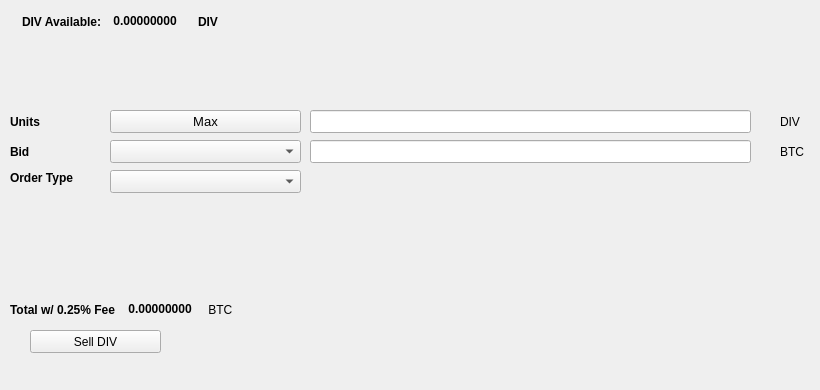
   <widget class="QWidget" name="SellTab">
    <attribute name="title">
     <string>Sell</string>
    </attribute>
    <widget class="QLabel" name="label_16">
     <property name="geometry">
      <rect>
       <x>780</x>
       <y>140</y>
       <width>31</width>
       <height>23</height>
      </rect>
     </property>
     <property name="text">
      <string>BTC</string>
     </property>
    </widget>
    <widget class="QComboBox" name="SellBidcomboBox">
     <property name="geometry">
      <rect>
       <x>110</x>
       <y>140</y>
       <width>191</width>
       <height>23</height>
      </rect>
     </property>
     <property name="font">
      <font>
       <pointsize>10</pointsize>
      </font>
     </property>
    </widget>
    <widget class="QLabel" name="label_18">
     <property name="geometry">
      <rect>
       <x>10</x>
       <y>110</y>
       <width>46</width>
       <height>23</height>
      </rect>
     </property>
     <property name="font">
      <font>
       <weight>75</weight>
       <bold>true</bold>
      </font>
     </property>
     <property name="text">
      <string>Units</string>
     </property>
    </widget>
    <widget class="QPushButton" name="Sell_Max_Amount">
     <property name="geometry">
      <rect>
       <x>110</x>
       <y>110</y>
       <width>191</width>
       <height>23</height>
      </rect>
     </property>
     <property name="font">
      <font>
       <pointsize>10</pointsize>
      </font>
     </property>
     <property name="text">
      <string>Max</string>
     </property>
    </widget>
    <widget class="QLabel" name="label_20">
     <property name="geometry">
      <rect>
       <x>10</x>
       <y>170</y>
       <width>91</width>
       <height>16</height>
      </rect>
     </property>
     <property name="font">
      <font>
       <weight>75</weight>
       <bold>true</bold>
      </font>
     </property>
     <property name="text">
      <string>Order Type</string>
     </property>
    </widget>
    <widget class="QComboBox" name="SellOrdertypeCombo">
     <property name="geometry">
      <rect>
       <x>110</x>
       <y>170</y>
       <width>191</width>
       <height>23</height>
      </rect>
     </property>
     <property name="font">
      <font>
       <pointsize>10</pointsize>
      </font>
     </property>
    </widget>
    <widget class="QLabel" name="label_21">
     <property name="geometry">
      <rect>
       <x>10</x>
       <y>140</y>
       <width>46</width>
       <height>23</height>
      </rect>
     </property>
     <property name="font">
      <font>
       <weight>75</weight>
       <bold>true</bold>
      </font>
     </property>
     <property name="text">
      <string>Bid</string>
     </property>
    </widget>
    <widget class="QLabel" name="label_22">
     <property name="geometry">
      <rect>
       <x>780</x>
       <y>110</y>
       <width>31</width>
       <height>23</height>
      </rect>
     </property>
     <property name="text">
      <string>DIV</string>
     </property>
    </widget>
    <widget class="QLineEdit" name="UnitsInputDIV">
     <property name="geometry">
      <rect>
       <x>310</x>
       <y>110</y>
       <width>441</width>
       <height>23</height>
      </rect>
     </property>
     <property name="font">
      <font>
       <pointsize>9</pointsize>
       <weight>75</weight>
       <bold>true</bold>
      </font>
     </property>
    </widget>
    <widget class="QLineEdit" name="SellBidPriceEdit">
     <property name="geometry">
      <rect>
       <x>310</x>
       <y>140</y>
       <width>441</width>
       <height>23</height>
      </rect>
     </property>
     <property name="font">
      <font>
       <pointsize>9</pointsize>
       <weight>75</weight>
       <bold>true</bold>
      </font>
     </property>
    </widget>
    <widget class="QPushButton" name="SellDIVBTN">
     <property name="geometry">
      <rect>
       <x>30</x>
       <y>330</y>
       <width>131</width>
       <height>23</height>
      </rect>
     </property>
     <property name="text">
      <string>Sell DIV</string>
     </property>
     <property name="icon">
      <iconset resource="../divi">
       <normaloff>:/icons/bitcoin</normaloff>:/icons/bitcoin</iconset>
     </property>
    </widget>
    <widget class="QWidget" name="layoutWidget3">
     <property name="geometry">
      <rect>
       <x>22</x>
       <y>12</y>
       <width>258</width>
       <height>19</height>
      </rect>
     </property>
     <layout class="QHBoxLayout" name="horizontalLayout">
      <item>
       <widget class="QLabel" name="label232_2">
        <property name="font">
         <font>
          <weight>75</weight>
          <bold>true</bold>
         </font>
        </property>
        <property name="text">
         <string>DIV Available:</string>
        </property>
       </widget>
      </item>
      <item>
       <widget class="QLabel" name="DIVAvailableLabel">
        <property name="palette">
         <palette>
          <active>
           <colorrole role="WindowText">
            <brush brushstyle="SolidPattern">
             <color alpha="255">
              <red>0</red>
              <green>0</green>
              <blue>0</blue>
             </color>
            </brush>
           </colorrole>
           <colorrole role="Button">
            <brush brushstyle="SolidPattern">
             <color alpha="255">
              <red>0</red>
              <green>170</green>
              <blue>0</blue>
             </color>
            </brush>
           </colorrole>
           <colorrole role="Light">
            <brush brushstyle="SolidPattern">
             <color alpha="255">
              <red>0</red>
              <green>255</green>
              <blue>0</blue>
             </color>
            </brush>
           </colorrole>
           <colorrole role="Midlight">
            <brush brushstyle="SolidPattern">
             <color alpha="255">
              <red>0</red>
              <green>212</green>
              <blue>0</blue>
             </color>
            </brush>
           </colorrole>
           <colorrole role="Dark">
            <brush brushstyle="SolidPattern">
             <color alpha="255">
              <red>0</red>
              <green>85</green>
              <blue>0</blue>
             </color>
            </brush>
           </colorrole>
           <colorrole role="Mid">
            <brush brushstyle="SolidPattern">
             <color alpha="255">
              <red>0</red>
              <green>113</green>
              <blue>0</blue>
             </color>
            </brush>
           </colorrole>
           <colorrole role="Text">
            <brush brushstyle="SolidPattern">
             <color alpha="255">
              <red>0</red>
              <green>170</green>
              <blue>0</blue>
             </color>
            </brush>
           </colorrole>
           <colorrole role="BrightText">
            <brush brushstyle="SolidPattern">
             <color alpha="255">
              <red>255</red>
              <green>255</green>
              <blue>255</blue>
             </color>
            </brush>
           </colorrole>
           <colorrole role="ButtonText">
            <brush brushstyle="SolidPattern">
             <color alpha="255">
              <red>0</red>
              <green>0</green>
              <blue>0</blue>
             </color>
            </brush>
           </colorrole>
           <colorrole role="Base">
            <brush brushstyle="SolidPattern">
             <color alpha="255">
              <red>255</red>
              <green>255</green>
              <blue>255</blue>
             </color>
            </brush>
           </colorrole>
           <colorrole role="Window">
            <brush brushstyle="SolidPattern">
             <color alpha="255">
              <red>0</red>
              <green>170</green>
              <blue>0</blue>
             </color>
            </brush>
           </colorrole>
           <colorrole role="Shadow">
            <brush brushstyle="SolidPattern">
             <color alpha="255">
              <red>0</red>
              <green>0</green>
              <blue>0</blue>
             </color>
            </brush>
           </colorrole>
           <colorrole role="AlternateBase">
            <brush brushstyle="SolidPattern">
             <color alpha="255">
              <red>127</red>
              <green>212</green>
              <blue>127</blue>
             </color>
            </brush>
           </colorrole>
           <colorrole role="ToolTipBase">
            <brush brushstyle="SolidPattern">
             <color alpha="255">
              <red>255</red>
              <green>255</green>
              <blue>220</blue>
             </color>
            </brush>
           </colorrole>
           <colorrole role="ToolTipText">
            <brush brushstyle="SolidPattern">
             <color alpha="255">
              <red>0</red>
              <green>0</green>
              <blue>0</blue>
             </color>
            </brush>
           </colorrole>
          </active>
          <inactive>
           <colorrole role="WindowText">
            <brush brushstyle="SolidPattern">
             <color alpha="255">
              <red>0</red>
              <green>0</green>
              <blue>0</blue>
             </color>
            </brush>
           </colorrole>
           <colorrole role="Button">
            <brush brushstyle="SolidPattern">
             <color alpha="255">
              <red>0</red>
              <green>170</green>
              <blue>0</blue>
             </color>
            </brush>
           </colorrole>
           <colorrole role="Light">
            <brush brushstyle="SolidPattern">
             <color alpha="255">
              <red>0</red>
              <green>255</green>
              <blue>0</blue>
             </color>
            </brush>
           </colorrole>
           <colorrole role="Midlight">
            <brush brushstyle="SolidPattern">
             <color alpha="255">
              <red>0</red>
              <green>212</green>
              <blue>0</blue>
             </color>
            </brush>
           </colorrole>
           <colorrole role="Dark">
            <brush brushstyle="SolidPattern">
             <color alpha="255">
              <red>0</red>
              <green>85</green>
              <blue>0</blue>
             </color>
            </brush>
           </colorrole>
           <colorrole role="Mid">
            <brush brushstyle="SolidPattern">
             <color alpha="255">
              <red>0</red>
              <green>113</green>
              <blue>0</blue>
             </color>
            </brush>
           </colorrole>
           <colorrole role="Text">
            <brush brushstyle="SolidPattern">
             <color alpha="255">
              <red>0</red>
              <green>170</green>
              <blue>0</blue>
             </color>
            </brush>
           </colorrole>
           <colorrole role="BrightText">
            <brush brushstyle="SolidPattern">
             <color alpha="255">
              <red>255</red>
              <green>255</green>
              <blue>255</blue>
             </color>
            </brush>
           </colorrole>
           <colorrole role="ButtonText">
            <brush brushstyle="SolidPattern">
             <color alpha="255">
              <red>0</red>
              <green>0</green>
              <blue>0</blue>
             </color>
            </brush>
           </colorrole>
           <colorrole role="Base">
            <brush brushstyle="SolidPattern">
             <color alpha="255">
              <red>255</red>
              <green>255</green>
              <blue>255</blue>
             </color>
            </brush>
           </colorrole>
           <colorrole role="Window">
            <brush brushstyle="SolidPattern">
             <color alpha="255">
              <red>0</red>
              <green>170</green>
              <blue>0</blue>
             </color>
            </brush>
           </colorrole>
           <colorrole role="Shadow">
            <brush brushstyle="SolidPattern">
             <color alpha="255">
              <red>0</red>
              <green>0</green>
              <blue>0</blue>
             </color>
            </brush>
           </colorrole>
           <colorrole role="AlternateBase">
            <brush brushstyle="SolidPattern">
             <color alpha="255">
              <red>127</red>
              <green>212</green>
              <blue>127</blue>
             </color>
            </brush>
           </colorrole>
           <colorrole role="ToolTipBase">
            <brush brushstyle="SolidPattern">
             <color alpha="255">
              <red>255</red>
              <green>255</green>
              <blue>220</blue>
             </color>
            </brush>
           </colorrole>
           <colorrole role="ToolTipText">
            <brush brushstyle="SolidPattern">
             <color alpha="255">
              <red>0</red>
              <green>0</green>
              <blue>0</blue>
             </color>
            </brush>
           </colorrole>
          </inactive>
          <disabled>
           <colorrole role="WindowText">
            <brush brushstyle="SolidPattern">
             <color alpha="255">
              <red>0</red>
              <green>85</green>
              <blue>0</blue>
             </color>
            </brush>
           </colorrole>
           <colorrole role="Button">
            <brush brushstyle="SolidPattern">
             <color alpha="255">
              <red>0</red>
              <green>170</green>
              <blue>0</blue>
             </color>
            </brush>
           </colorrole>
           <colorrole role="Light">
            <brush brushstyle="SolidPattern">
             <color alpha="255">
              <red>0</red>
              <green>255</green>
              <blue>0</blue>
             </color>
            </brush>
           </colorrole>
           <colorrole role="Midlight">
            <brush brushstyle="SolidPattern">
             <color alpha="255">
              <red>0</red>
              <green>212</green>
              <blue>0</blue>
             </color>
            </brush>
           </colorrole>
           <colorrole role="Dark">
            <brush brushstyle="SolidPattern">
             <color alpha="255">
              <red>0</red>
              <green>85</green>
              <blue>0</blue>
             </color>
            </brush>
           </colorrole>
           <colorrole role="Mid">
            <brush brushstyle="SolidPattern">
             <color alpha="255">
              <red>0</red>
              <green>113</green>
              <blue>0</blue>
             </color>
            </brush>
           </colorrole>
           <colorrole role="Text">
            <brush brushstyle="SolidPattern">
             <color alpha="255">
              <red>0</red>
              <green>85</green>
              <blue>0</blue>
             </color>
            </brush>
           </colorrole>
           <colorrole role="BrightText">
            <brush brushstyle="SolidPattern">
             <color alpha="255">
              <red>255</red>
              <green>255</green>
              <blue>255</blue>
             </color>
            </brush>
           </colorrole>
           <colorrole role="ButtonText">
            <brush brushstyle="SolidPattern">
             <color alpha="255">
              <red>0</red>
              <green>85</green>
              <blue>0</blue>
             </color>
            </brush>
           </colorrole>
           <colorrole role="Base">
            <brush brushstyle="SolidPattern">
             <color alpha="255">
              <red>0</red>
              <green>170</green>
              <blue>0</blue>
             </color>
            </brush>
           </colorrole>
           <colorrole role="Window">
            <brush brushstyle="SolidPattern">
             <color alpha="255">
              <red>0</red>
              <green>170</green>
              <blue>0</blue>
             </color>
            </brush>
           </colorrole>
           <colorrole role="Shadow">
            <brush brushstyle="SolidPattern">
             <color alpha="255">
              <red>0</red>
              <green>0</green>
              <blue>0</blue>
             </color>
            </brush>
           </colorrole>
           <colorrole role="AlternateBase">
            <brush brushstyle="SolidPattern">
             <color alpha="255">
              <red>0</red>
              <green>170</green>
              <blue>0</blue>
             </color>
            </brush>
           </colorrole>
           <colorrole role="ToolTipBase">
            <brush brushstyle="SolidPattern">
             <color alpha="255">
              <red>255</red>
              <green>255</green>
              <blue>220</blue>
             </color>
            </brush>
           </colorrole>
           <colorrole role="ToolTipText">
            <brush brushstyle="SolidPattern">
             <color alpha="255">
              <red>0</red>
              <green>0</green>
              <blue>0</blue>
             </color>
            </brush>
           </colorrole>
          </disabled>
         </palette>
        </property>
        <property name="font">
         <font>
          <weight>75</weight>
          <bold>true</bold>
         </font>
        </property>
        <property name="text">
         <string> 0.00000000 </string>
        </property>
        <property name="textInteractionFlags">
         <set>Qt::LinksAccessibleByMouse|Qt::TextSelectableByKeyboard|Qt::TextSelectableByMouse</set>
        </property>
       </widget>
      </item>
      <item>
       <widget class="QLabel" name="labelDIV">
        <property name="font">
         <font>
          <weight>75</weight>
          <bold>true</bold>
         </font>
        </property>
        <property name="text">
         <string>DIV</string>
        </property>
       </widget>
      </item>
     </layout>
    </widget>
    <widget class="QWidget" name="layoutWidget">
     <property name="geometry">
      <rect>
       <x>10</x>
       <y>300</y>
       <width>268</width>
       <height>19</height>
      </rect>
     </property>
     <layout class="QHBoxLayout" name="horizontalLayout_2">
      <item>
       <widget class="QLabel" name="label_19">
        <property name="font">
         <font>
          <weight>75</weight>
          <bold>true</bold>
         </font>
        </property>
        <property name="text">
         <string>Total w/ 0.25% Fee </string>
        </property>
       </widget>
      </item>
      <item>
       <widget class="QLabel" name="SellCostLabel">
        <property name="palette">
         <palette>
          <active>
           <colorrole role="WindowText">
            <brush brushstyle="SolidPattern">
             <color alpha="255">
              <red>0</red>
              <green>0</green>
              <blue>0</blue>
             </color>
            </brush>
           </colorrole>
           <colorrole role="Button">
            <brush brushstyle="SolidPattern">
             <color alpha="255">
              <red>0</red>
              <green>170</green>
              <blue>0</blue>
             </color>
            </brush>
           </colorrole>
           <colorrole role="Light">
            <brush brushstyle="SolidPattern">
             <color alpha="255">
              <red>0</red>
              <green>255</green>
              <blue>0</blue>
             </color>
            </brush>
           </colorrole>
           <colorrole role="Midlight">
            <brush brushstyle="SolidPattern">
             <color alpha="255">
              <red>0</red>
              <green>212</green>
              <blue>0</blue>
             </color>
            </brush>
           </colorrole>
           <colorrole role="Dark">
            <brush brushstyle="SolidPattern">
             <color alpha="255">
              <red>0</red>
              <green>85</green>
              <blue>0</blue>
             </color>
            </brush>
           </colorrole>
           <colorrole role="Mid">
            <brush brushstyle="SolidPattern">
             <color alpha="255">
              <red>0</red>
              <green>113</green>
              <blue>0</blue>
             </color>
            </brush>
           </colorrole>
           <colorrole role="Text">
            <brush brushstyle="SolidPattern">
             <color alpha="255">
              <red>0</red>
              <green>170</green>
              <blue>0</blue>
             </color>
            </brush>
           </colorrole>
           <colorrole role="BrightText">
            <brush brushstyle="SolidPattern">
             <color alpha="255">
              <red>255</red>
              <green>255</green>
              <blue>255</blue>
             </color>
            </brush>
           </colorrole>
           <colorrole role="ButtonText">
            <brush brushstyle="SolidPattern">
             <color alpha="255">
              <red>0</red>
              <green>0</green>
              <blue>0</blue>
             </color>
            </brush>
           </colorrole>
           <colorrole role="Base">
            <brush brushstyle="SolidPattern">
             <color alpha="255">
              <red>255</red>
              <green>255</green>
              <blue>255</blue>
             </color>
            </brush>
           </colorrole>
           <colorrole role="Window">
            <brush brushstyle="SolidPattern">
             <color alpha="255">
              <red>0</red>
              <green>170</green>
              <blue>0</blue>
             </color>
            </brush>
           </colorrole>
           <colorrole role="Shadow">
            <brush brushstyle="SolidPattern">
             <color alpha="255">
              <red>0</red>
              <green>0</green>
              <blue>0</blue>
             </color>
            </brush>
           </colorrole>
           <colorrole role="AlternateBase">
            <brush brushstyle="SolidPattern">
             <color alpha="255">
              <red>127</red>
              <green>212</green>
              <blue>127</blue>
             </color>
            </brush>
           </colorrole>
           <colorrole role="ToolTipBase">
            <brush brushstyle="SolidPattern">
             <color alpha="255">
              <red>255</red>
              <green>255</green>
              <blue>220</blue>
             </color>
            </brush>
           </colorrole>
           <colorrole role="ToolTipText">
            <brush brushstyle="SolidPattern">
             <color alpha="255">
              <red>0</red>
              <green>0</green>
              <blue>0</blue>
             </color>
            </brush>
           </colorrole>
          </active>
          <inactive>
           <colorrole role="WindowText">
            <brush brushstyle="SolidPattern">
             <color alpha="255">
              <red>0</red>
              <green>0</green>
              <blue>0</blue>
             </color>
            </brush>
           </colorrole>
           <colorrole role="Button">
            <brush brushstyle="SolidPattern">
             <color alpha="255">
              <red>0</red>
              <green>170</green>
              <blue>0</blue>
             </color>
            </brush>
           </colorrole>
           <colorrole role="Light">
            <brush brushstyle="SolidPattern">
             <color alpha="255">
              <red>0</red>
              <green>255</green>
              <blue>0</blue>
             </color>
            </brush>
           </colorrole>
           <colorrole role="Midlight">
            <brush brushstyle="SolidPattern">
             <color alpha="255">
              <red>0</red>
              <green>212</green>
              <blue>0</blue>
             </color>
            </brush>
           </colorrole>
           <colorrole role="Dark">
            <brush brushstyle="SolidPattern">
             <color alpha="255">
              <red>0</red>
              <green>85</green>
              <blue>0</blue>
             </color>
            </brush>
           </colorrole>
           <colorrole role="Mid">
            <brush brushstyle="SolidPattern">
             <color alpha="255">
              <red>0</red>
              <green>113</green>
              <blue>0</blue>
             </color>
            </brush>
           </colorrole>
           <colorrole role="Text">
            <brush brushstyle="SolidPattern">
             <color alpha="255">
              <red>0</red>
              <green>170</green>
              <blue>0</blue>
             </color>
            </brush>
           </colorrole>
           <colorrole role="BrightText">
            <brush brushstyle="SolidPattern">
             <color alpha="255">
              <red>255</red>
              <green>255</green>
              <blue>255</blue>
             </color>
            </brush>
           </colorrole>
           <colorrole role="ButtonText">
            <brush brushstyle="SolidPattern">
             <color alpha="255">
              <red>0</red>
              <green>0</green>
              <blue>0</blue>
             </color>
            </brush>
           </colorrole>
           <colorrole role="Base">
            <brush brushstyle="SolidPattern">
             <color alpha="255">
              <red>255</red>
              <green>255</green>
              <blue>255</blue>
             </color>
            </brush>
           </colorrole>
           <colorrole role="Window">
            <brush brushstyle="SolidPattern">
             <color alpha="255">
              <red>0</red>
              <green>170</green>
              <blue>0</blue>
             </color>
            </brush>
           </colorrole>
           <colorrole role="Shadow">
            <brush brushstyle="SolidPattern">
             <color alpha="255">
              <red>0</red>
              <green>0</green>
              <blue>0</blue>
             </color>
            </brush>
           </colorrole>
           <colorrole role="AlternateBase">
            <brush brushstyle="SolidPattern">
             <color alpha="255">
              <red>127</red>
              <green>212</green>
              <blue>127</blue>
             </color>
            </brush>
           </colorrole>
           <colorrole role="ToolTipBase">
            <brush brushstyle="SolidPattern">
             <color alpha="255">
              <red>255</red>
              <green>255</green>
              <blue>220</blue>
             </color>
            </brush>
           </colorrole>
           <colorrole role="ToolTipText">
            <brush brushstyle="SolidPattern">
             <color alpha="255">
              <red>0</red>
              <green>0</green>
              <blue>0</blue>
             </color>
            </brush>
           </colorrole>
          </inactive>
          <disabled>
           <colorrole role="WindowText">
            <brush brushstyle="SolidPattern">
             <color alpha="255">
              <red>0</red>
              <green>85</green>
              <blue>0</blue>
             </color>
            </brush>
           </colorrole>
           <colorrole role="Button">
            <brush brushstyle="SolidPattern">
             <color alpha="255">
              <red>0</red>
              <green>170</green>
              <blue>0</blue>
             </color>
            </brush>
           </colorrole>
           <colorrole role="Light">
            <brush brushstyle="SolidPattern">
             <color alpha="255">
              <red>0</red>
              <green>255</green>
              <blue>0</blue>
             </color>
            </brush>
           </colorrole>
           <colorrole role="Midlight">
            <brush brushstyle="SolidPattern">
             <color alpha="255">
              <red>0</red>
              <green>212</green>
              <blue>0</blue>
             </color>
            </brush>
           </colorrole>
           <colorrole role="Dark">
            <brush brushstyle="SolidPattern">
             <color alpha="255">
              <red>0</red>
              <green>85</green>
              <blue>0</blue>
             </color>
            </brush>
           </colorrole>
           <colorrole role="Mid">
            <brush brushstyle="SolidPattern">
             <color alpha="255">
              <red>0</red>
              <green>113</green>
              <blue>0</blue>
             </color>
            </brush>
           </colorrole>
           <colorrole role="Text">
            <brush brushstyle="SolidPattern">
             <color alpha="255">
              <red>0</red>
              <green>85</green>
              <blue>0</blue>
             </color>
            </brush>
           </colorrole>
           <colorrole role="BrightText">
            <brush brushstyle="SolidPattern">
             <color alpha="255">
              <red>255</red>
              <green>255</green>
              <blue>255</blue>
             </color>
            </brush>
           </colorrole>
           <colorrole role="ButtonText">
            <brush brushstyle="SolidPattern">
             <color alpha="255">
              <red>0</red>
              <green>85</green>
              <blue>0</blue>
             </color>
            </brush>
           </colorrole>
           <colorrole role="Base">
            <brush brushstyle="SolidPattern">
             <color alpha="255">
              <red>0</red>
              <green>170</green>
              <blue>0</blue>
             </color>
            </brush>
           </colorrole>
           <colorrole role="Window">
            <brush brushstyle="SolidPattern">
             <color alpha="255">
              <red>0</red>
              <green>170</green>
              <blue>0</blue>
             </color>
            </brush>
           </colorrole>
           <colorrole role="Shadow">
            <brush brushstyle="SolidPattern">
             <color alpha="255">
              <red>0</red>
              <green>0</green>
              <blue>0</blue>
             </color>
            </brush>
           </colorrole>
           <colorrole role="AlternateBase">
            <brush brushstyle="SolidPattern">
             <color alpha="255">
              <red>0</red>
              <green>170</green>
              <blue>0</blue>
             </color>
            </brush>
           </colorrole>
           <colorrole role="ToolTipBase">
            <brush brushstyle="SolidPattern">
             <color alpha="255">
              <red>255</red>
              <green>255</green>
              <blue>220</blue>
             </color>
            </brush>
           </colorrole>
           <colorrole role="ToolTipText">
            <brush brushstyle="SolidPattern">
             <color alpha="255">
              <red>0</red>
              <green>0</green>
              <blue>0</blue>
             </color>
            </brush>
           </colorrole>
          </disabled>
         </palette>
        </property>
        <property name="font">
         <font>
          <weight>75</weight>
          <bold>true</bold>
         </font>
        </property>
        <property name="autoFillBackground">
         <bool>false</bool>
        </property>
        <property name="text">
         <string> 0.00000000</string>
        </property>
        <property name="textInteractionFlags">
         <set>Qt::LinksAccessibleByMouse|Qt::TextSelectableByMouse</set>
        </property>
       </widget>
      </item>
      <item>
       <widget class="QLabel" name="label_17">
        <property name="font">
         <font>
          <weight>50</weight>
          <bold>false</bold>
         </font>
        </property>
        <property name="text">
         <string> BTC</string>
        </property>
       </widget>
      </item>
     </layout>
    </widget>
    <widget class="QLabel" name="label_23">
     <property name="geometry">
      <rect>
       <x>460</x>
       <y>300</y>
       <width>281</width>
       <height>81</height>
      </rect>
     </property>
     <property name="text">
      <string/>
     </property>
     <property name="pixmap">
      <pixmap>:/images/bittrex</pixmap>
     </property>
    </widget>
   </widget>
